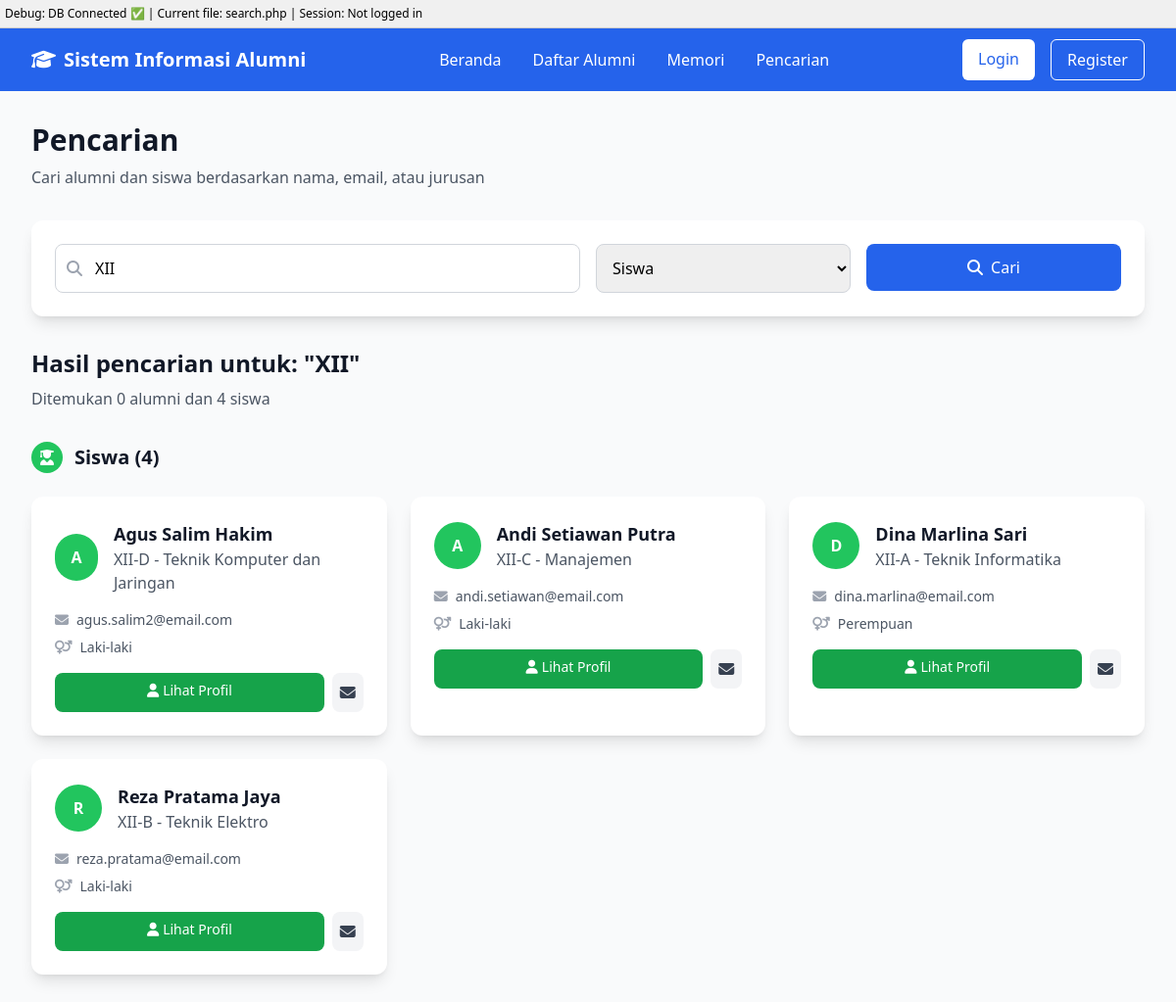
Screenshot of /search.php?q=XII&type=siswa with the database file from the repository.
### tables this page shows
CREATE TABLE IF NOT EXISTS siswa (
  id_siswa INT(11) NOT NULL AUTO_INCREMENT,
  id_admin INT(5) NOT NULL,
  id_jurusan INT(5) NOT NULL,
  nama VARCHAR(50) NOT NULL,
  jenis_kelamin ENUM('L','P') NOT NULL,
  email VARCHAR(50) NOT NULL,
  kelas VARCHAR(6) NOT NULL,
  alamat TEXT NOT NULL,
  foto VARCHAR(50) NOT NULL,
  PRIMARY KEY (id_siswa),
  KEY id_admin (id_admin),
  KEY id_jurusan (id_jurusan),
  CONSTRAINT siswa_ibfk_1 FOREIGN KEY (id_admin) REFERENCES admin (id_admin),
  CONSTRAINT siswa_ibfk_2 FOREIGN KEY (id_jurusan) REFERENCES jurusan (id_jurusan)
);

CREATE TABLE IF NOT EXISTS jurusan (
  id_jurusan INT(5) NOT NULL AUTO_INCREMENT,
  nama_jurusan VARCHAR(50) NOT NULL,
  PRIMARY KEY (id_jurusan)
);

### search.php (the view, shortened to what this page needs)
<?php
include 'includes/header.php';
$search_query = isset($_GET['q']) ? mysqli_real_escape_string($conn, $_GET['q']) : '';
$search_type = isset($_GET['type']) ? $_GET['type'] : 'all';
$alumni_results = [];
$siswa_results = [];
if (!empty($search_query)) {
    if ($search_type == 'all' || $search_type == 'siswa') {
        $query = "SELECT s.*, j.nama_jurusan FROM siswa s
                  JOIN jurusan j ON s.id_jurusan = j.id_jurusan
                  WHERE s.nama LIKE '%$search_query%'
                     OR s.email LIKE '%$search_query%'
                     OR s.kelas LIKE '%$search_query%'
                     OR j.nama_jurusan LIKE '%$search_query%'
                  ORDER BY s.nama ASC";
        $result = mysqli_query($conn, $query);
        while($row = mysqli_fetch_assoc($result)) {
            $siswa_results[] = $row;
        }
    }
}
?>
<div class="min-h-screen bg-gray-50 py-8">
    <div class="max-w-7xl mx-auto px-4 sm:px-6 lg:px-8">
        <div class="mb-8">
            <h1 class="text-3xl font-bold text-gray-900 mb-2">Pencarian</h1>
            <p class="text-gray-600">Cari alumni dan siswa berdasarkan nama, email, atau jurusan</p>
        </div>
        <div class="bg-white rounded-xl shadow-lg p-6 mb-8">
            <form method="GET" action="">
                <div class="grid grid-cols-1 md:grid-cols-4 gap-4">
                    <div class="md:col-span-2">
                        <div class="relative">
                            <div class="absolute inset-y-0 left-0 pl-3 flex items-center pointer-events-none">
                            </div>
                            <input type="text" name="q" value="<?php echo $search_query; ?>"
                                   placeholder="Masukkan kata kunci pencarian..."
                                   class="block w-full pl-10 pr-3 py-3 border border-gray-300 rounded-lg focus:outline-none focus:ring-2 focus:ring-blue-500 focus:border-blue-500">
                        </div>
                    </div>
                    <div>
                        <select name="type" class="block w-full py-3 px-3 border border-gray-300 rounded-lg focus:outline-none focus:ring-2 focus:ring-blue-500 focus:border-blue-500">
                            <option value="siswa" <?php echo ($search_type == 'siswa') ? 'selected' : ''; ?>>Siswa</option>
                        </select>
                    </div>
                    <div>
                        <button type="submit" class="w-full bg-blue-600 text-white py-3 px-4 rounded-lg hover:bg-blue-700 transition duration-300 font-medium">
                            <i class="fas fa-search mr-2"></i>Cari
                        </button>
                    </div>
                </div>
            </form>
        </div>
        <?php if (!empty($search_query)): ?>
            <div class="mb-8">
                <h2 class="text-2xl font-bold text-gray-900 mb-2">Hasil pencarian untuk: "<?php echo $search_query; ?>"</h2>
                <p class="text-gray-600">
                    Ditemukan <?php echo count($alumni_results); ?> alumni dan <?php echo count($siswa_results); ?> siswa
                </p>
            </div>
            <?php if (!empty($siswa_results)): ?>
                <div class="mb-12">
                    <div class="flex items-center mb-6">
                        <div class="bg-green-500 w-8 h-8 rounded-full flex items-center justify-center mr-3">
                            <i class="fas fa-user-graduate text-white"></i>
                        </div>
                        <h3 class="text-xl font-semibold text-gray-900">Siswa (<?php echo count($siswa_results); ?>)</h3>
                    </div>
                    <div class="grid grid-cols-1 md:grid-cols-2 lg:grid-cols-3 gap-6">
                        <?php foreach($siswa_results as $siswa): ?>
                            <div class="bg-white rounded-xl shadow-lg p-6 card-hover">
                                <div class="flex items-center mb-4">
                                    <div class="bg-green-500 w-12 h-12 rounded-full flex items-center justify-center text-white font-bold">
                                        <?php echo strtoupper(substr($siswa['nama'], 0, 1)); ?>
                                    </div>
                                    <div class="ml-4">
                                        <h4 class="text-lg font-semibold text-gray-900"><?php echo $siswa['nama']; ?></h4>
                                        <p class="text-gray-600"><?php echo $siswa['kelas']; ?> - <?php echo $siswa['nama_jurusan']; ?></p>
                                    </div>
                                </div>
                                <div class="space-y-2 mb-4">
                                    <div class="flex items-center text-sm text-gray-600">
                                        <i class="fas fa-envelope mr-2 text-gray-400"></i>
                                        <span class="truncate"><?php echo $siswa['email']; ?></span>
                                    </div>
                                    <div class="flex items-center text-sm text-gray-600">
                                        <i class="fas fa-venus-mars mr-2 text-gray-400"></i>
                                        <span><?php echo ($siswa['jenis_kelamin'] == 'L') ? 'Laki-laki' : 'Perempuan'; ?></span>
                                    </div>
                                </div>
                                <div class="flex space-x-2">
                                    <a href="profil-siswa.php?id=<?php echo $siswa['id_siswa']; ?>"
                                       class="flex-1 bg-green-600 text-white text-center py-2 px-4 rounded-lg hover:bg-green-700 transition duration-300 text-sm">
                                        <i class="fas fa-user mr-1"></i>Lihat Profil
                                    </a>
                                    <a href="mailto:<?php echo $siswa['email']; ?>"
                                       class="bg-gray-100 text-gray-700 p-2 rounded-lg hover:bg-gray-200 transition duration-300">
                                        <i class="fas fa-envelope"></i>
                                    </a>
                                </div>
                            </div>
                        <?php endforeach; ?>
                    </div>
                </div>
            <?php endif; ?>
        <?php endif; ?>
    </div>
</div>
<?php include 'includes/footer.php'; ?>

### includes/header.php (style rules this page uses)
.card-hover { transition: transform 0.2s ease-in-out, box-shadow 0.2s ease-in-out; }

### rows the page displays
siswa: nama "A", nama "Agus Salim Hakim", kelas "XII-D", id_jurusan.nama_jurusan "Teknik Komputer dan Jaringan", email "agus.salim2@email.com", jenis_kelamin "Laki-laki"
siswa: nama "A", nama "Andi Setiawan Putra", kelas "XII-C", id_jurusan.nama_jurusan "Manajemen", email "andi.setiawan@email.com", jenis_kelamin "Laki-laki"
siswa: nama "D", nama "Dina Marlina Sari", kelas "XII-A", id_jurusan.nama_jurusan "Teknik Informatika", email "dina.marlina@email.com", jenis_kelamin "Perempuan"
siswa: nama "R", nama "Reza Pratama Jaya", kelas "XII-B", id_jurusan.nama_jurusan "Teknik Elektro", email "reza.pratama@email.com", jenis_kelamin "Laki-laki"

### other values shown
basename($_SERVER['PHP_SELF']) "search.php"
$search_query "XII"
count($alumni_results) "0"
count($siswa_results) "4"
